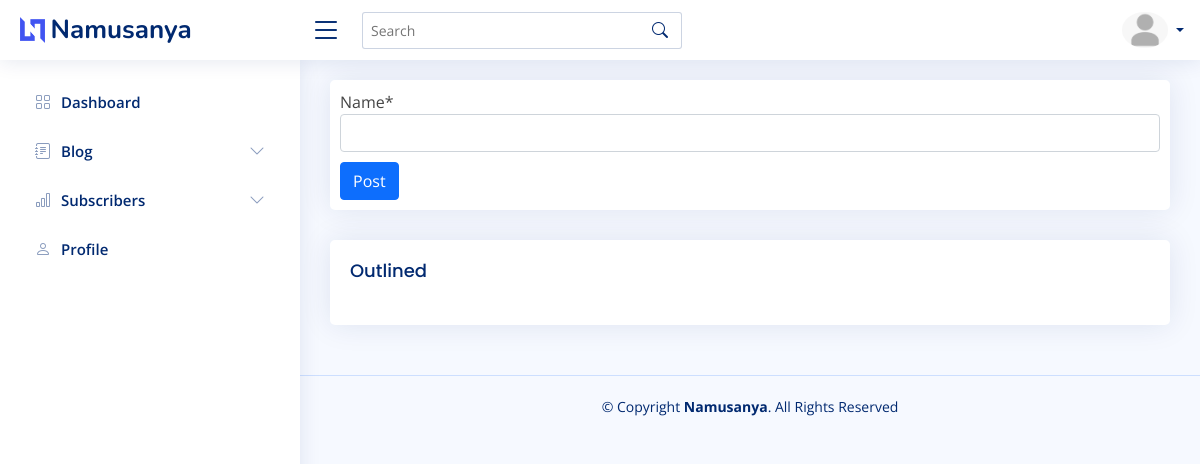
The page /dashboard/blog/categories/ on the database as committed earlier.
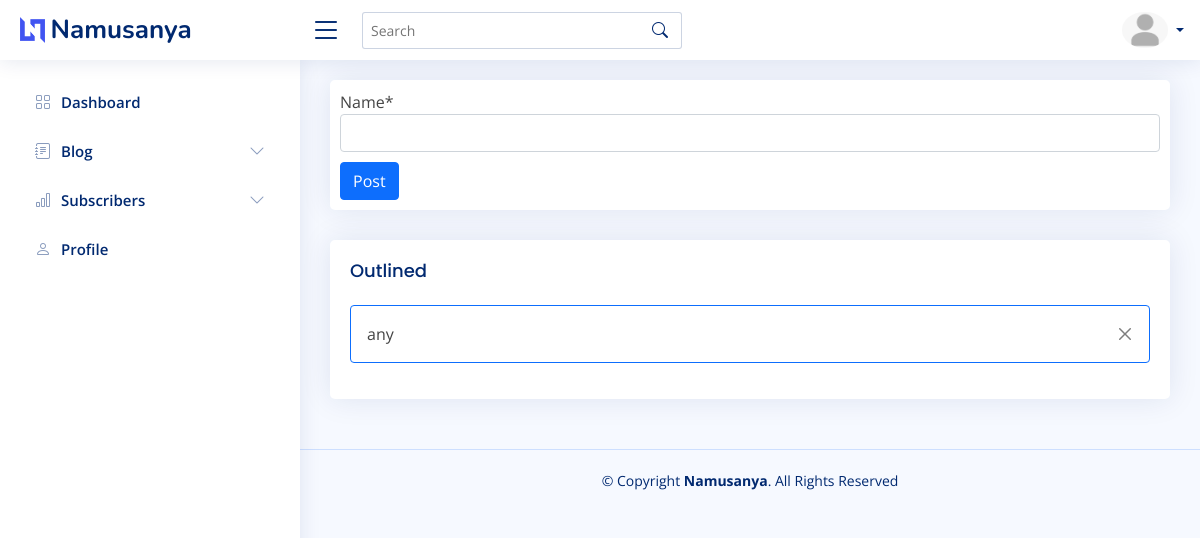
The same page on the database as committed later.
### blog/models.py (models this page shows, shortened)
class Category(models.Model):
    name = models.CharField(max_length=20, unique=True)
    slug = models.SlugField(null=True, blank=True)

### admin_area/views.py (the view)
# urls.py: path("blog/categories/", CategoriesCreateView.as_view(), name="categories"),
class CategoriesCreateView(CreateView):
    template_name = "admin_area/categories.html"
    model = Category
    fields = ["name"]
    success_url = "/dashboard/blog/categories/"
    def get_context_data(self, **kwargs):
        context = super().get_context_data(**kwargs)
        context["categories"] = Category.objects.all()
        return context

### templates/admin_area/categories.html
{% extends "admin_area/base.html" %} {% load static %} {% load crispy_forms_tags %} {% block content %}
<div class="card">
    <form method="POST" style="padding: 10px;" enctype="multipart/form-data">
        {% csrf_token %} {{ form|crispy }}
        <button type="submit" style="margin-top: 10px;" class="btn btn-primary">Post</button>
    </form>
</div>
<div class="card">
    <div class="card-body">
        <h5 class="card-title">Outlined</h5>
        {% for category in categories %}
        <div class="alert border-primary alert-dismissible fade show" role="alert">
            {{ category.name }}
            <a href="{% url 'categories_delete' category.pk %}" type="button" class="btn-close" aria-label="Close"></a>
        </div>
        {% endfor %}
    </div>
</div>
{% endblock content %}

Rows that differ between the two databases and show on the page:
added Category: name "any"
